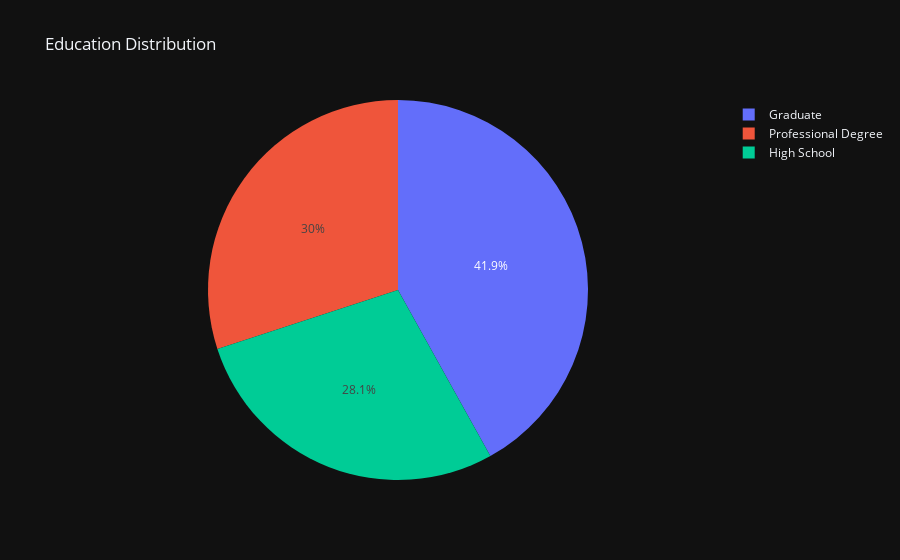

Notebook source saved alongside this figure:
### Code cell
a = pd.cut(data['Education'], bins=3)
counts = a.value_counts().sort_index()
legend_names = ['Graduate', 'High School', 'Professional Degree']
fig = px.pie(names=legend_names, values=counts.values, title='Education Distribution')
fig.show()

### Figure 1 — Plotly figure (JSON) as saved in the notebook; plotly's stock layout.template omitted (floating-point values rounded to 4 significant figures)
{"data": [{"domain": {"x": [0.0, 1.0], "y": [0.0, 1.0]}, "hovertemplate": "label=%{label}<br>value=%{value}<extra></extra>", "labels": ["Graduate", "High School", "Professional Degree"], "legendgroup": "", "name": "", "showlegend": true, "values": [2096, 1403, 1501], "type": "pie"}], "layout": {"legend": {"tracegroupgap": 0}, "title": {"text": "Education Distribution"}}}
